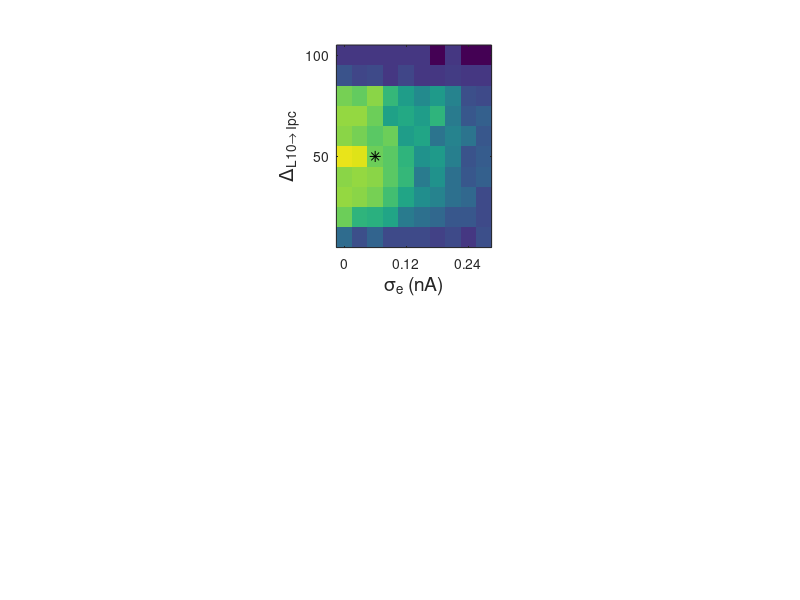

Write the MATLAB code that produced this figure.
load scores.txt
v1=scores(1:10,1:10);
v2=scores(11:20,1:10);
v3=scores(21:30,1:10);
v4=scores(31:40,1:10);
v5=scores(41:50,1:10);

v=v1+v2+v3+v4+v5;
v=v/5;
div=(v>=20)*(-0.2)
nondiv=(v<20).*v
% burst=((v>=2)-(v>=20))*1;
% irreg=(v<2)*0.4;
parimag=div+nondiv;
clims=[-0.2 1.0];
figure(1)
subplot(2,3,2);
y=10:10:100;
x=0.0:0.03:0.27
imagesc(x,y,parimag,clims);
hold on;
plot(0.06, 50, 'k*', 'MarkerSize',8)
xlabel('\sigma_{e} (nA)','FontSize', 14)
ylabel('\Delta_{L10\rightarrow Ipc}','FontSize', 14)
set(gca,'YDir','normal');
set(gca,'XDir','normal');
set(gca, 'ytick', [0 50 100], 'FontSize', 10);
set(gca, 'xtick', [0.0 0.12 0.24], 'FontSize', 10);
% axis square


